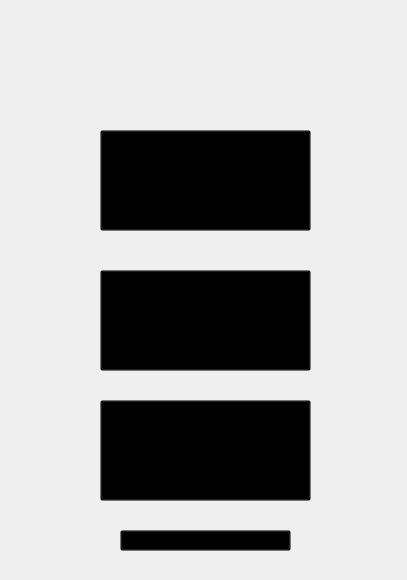
<?xml version="1.0" encoding="UTF-8"?>
<ui version="4.0">
 <class>MainWindow</class>
 <widget class="QMainWindow" name="MainWindow">
  <property name="geometry">
   <rect>
    <x>0</x>
    <y>0</y>
    <width>407</width>
    <height>580</height>
   </rect>
  </property>
  <property name="windowTitle">
   <string>Opcoes</string>
  </property>
  <widget class="QWidget" name="centralwidget">
   <widget class="QLabel" name="label">
    <property name="geometry">
     <rect>
      <x>0</x>
      <y>0</y>
      <width>411</width>
      <height>581</height>
     </rect>
    </property>
    <property name="text">
     <string/>
    </property>
    <property name="pixmap">
     <pixmap>../imagens/tela_opcoes.png</pixmap>
    </property>
    <property name="scaledContents">
     <bool>true</bool>
    </property>
   </widget>
   <widget class="QPushButton" name="Button_variacao">
    <property name="geometry">
     <rect>
      <x>100</x>
      <y>130</y>
      <width>211</width>
      <height>101</height>
     </rect>
    </property>
    <property name="cursor">
     <cursorShape>PointingHandCursor</cursorShape>
    </property>
    <property name="styleSheet">
     <string notr="true">background-color: rgba(0, 0, 0, 0);</string>
    </property>
    <property name="text">
     <string/>
    </property>
   </widget>
   <widget class="QPushButton" name="Button_atualizar_preco">
    <property name="geometry">
     <rect>
      <x>100</x>
      <y>270</y>
      <width>211</width>
      <height>101</height>
     </rect>
    </property>
    <property name="cursor">
     <cursorShape>PointingHandCursor</cursorShape>
    </property>
    <property name="styleSheet">
     <string notr="true">background-color: rgba(0, 0, 0, 0);</string>
    </property>
    <property name="text">
     <string/>
    </property>
   </widget>
   <widget class="QPushButton" name="Button_voltar">
    <property name="geometry">
     <rect>
      <x>120</x>
      <y>530</y>
      <width>171</width>
      <height>21</height>
     </rect>
    </property>
    <property name="cursor">
     <cursorShape>PointingHandCursor</cursorShape>
    </property>
    <property name="styleSheet">
     <string notr="true">background-color: rgba(0, 0, 0, 0);</string>
    </property>
    <property name="text">
     <string/>
    </property>
   </widget>
   <widget class="QPushButton" name="Button_atualizar_exc">
    <property name="geometry">
     <rect>
      <x>100</x>
      <y>400</y>
      <width>211</width>
      <height>101</height>
     </rect>
    </property>
    <property name="cursor">
     <cursorShape>PointingHandCursor</cursorShape>
    </property>
    <property name="styleSheet">
     <string notr="true">background-color: rgba(0, 0, 0, 0);</string>
    </property>
    <property name="text">
     <string/>
    </property>
   </widget>
  </widget>
 </widget>
 <resources/>
 <connections/>
</ui>
